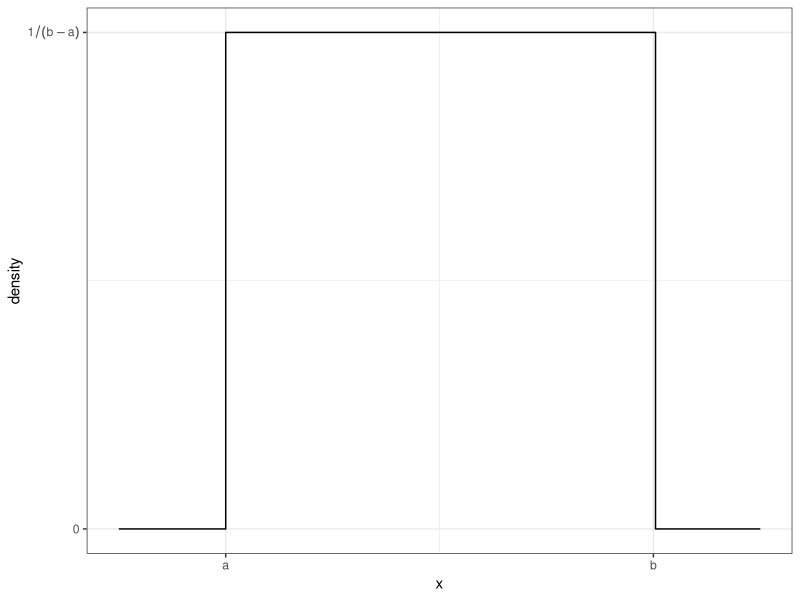
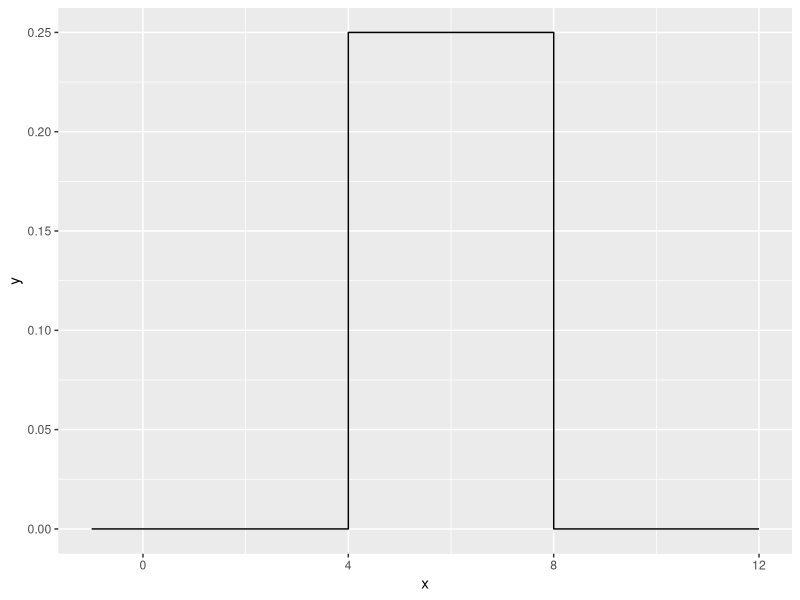

Here is the R script that generated these plots, in order:
## ---- chunk 1
library(tidyverse)
## ---- chunk 2
library(ggplot2) 
library(dplyr) 
data <- data.frame(x = seq(-.25,1.25, length=301)) 
data <- data %>% mutate( y = dunif(x,0,1) ) 
ggplot(data, aes(x=x, y=y)) +
  geom_step() +   # geom_step is similar to geom_line() but for step functions
  scale_x_continuous( breaks=c(0,1), labels=c('a','b') ) +
  scale_y_continuous( breaks=c(0,1), labels=c(0,expression(1 / (b-a) )) ) +
  labs(y='density') + theme_bw()
## ---- chunk 3
duniform <- function(x, a, b){
  value <- x
  lower_bound <- a
  upper_bound <- b
  if(lower_bound < value && value < upper_bound){
    d <- 1 / (upper_bound - lower_bound)
  }else{
    d <- 0
  }
  return(d)
}

duniform(2, 5, 20)
duniform(10, 5, 20)
duniform(22, 5, 20)
## ---- chunk 4
duniform <- function(x, a, b){
  output <- NULL
  output <- ifelse(x > b | x < a, 0, 1 / (b-a))
  return(output)
}

data.frame( x=seq(-1, 12, by=.001) ) %>%
  mutate( y = duniform(x, 4, 8) ) %>%
  ggplot( aes(x=x, y=y) ) +
  geom_step()
## ---- chunk 5
duniform <- function(x, a=0, b=1){
  output <- NULL
  output <- ifelse(x > b | x < a, 0, 1 / (b-a))
  return(output)
}
## ---- chunk 6
fizzbuzz <- function(n){
  output <- NULL
  count <- 1:n
  for (i in count){
    if(count[i] %% 15 == 0){
      output[i] = "Fizz-Buzz"
    }
    else if(count[i] %% 5 == 0 && count[i] %% 3 != 0){
      output[i] = "Buzz"
    }
    else if(count[i] %% 3 == 0 && count[i] %% 5 != 0){
      output[i] = "Fizz"
    }
    else{
      output[i] = i
    }
      
  }
  return(output)
}
